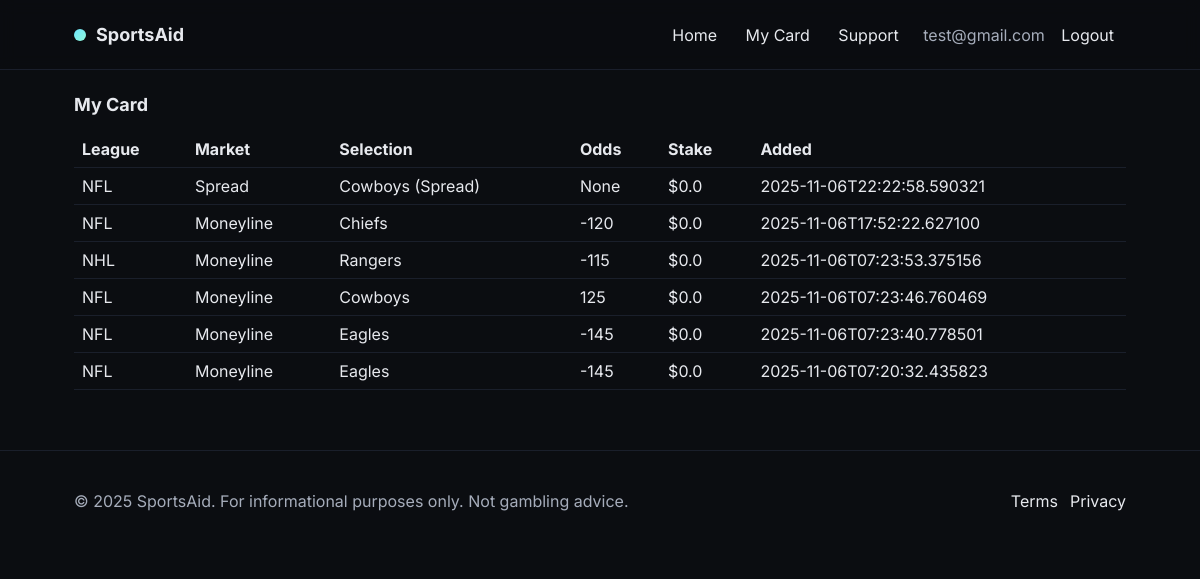
Page /my-card (signed in) on the committed database.
### tables this page shows
CREATE TABLE users (
            id INTEGER PRIMARY KEY AUTOINCREMENT,
            email TEXT UNIQUE NOT NULL,
            password_hash TEXT NOT NULL,
            created_at TEXT NOT NULL
        );

CREATE TABLE saved_picks (
        id INTEGER PRIMARY KEY AUTOINCREMENT,
        user_id INTEGER NOT NULL,
        game_id INTEGER,
        league TEXT,
        market TEXT NOT NULL,          
        selection TEXT NOT NULL,        
        odds_american INTEGER,          
        stake_cents INTEGER DEFAULT 0,  
        notes TEXT,
        created_at TEXT NOT NULL,
        FOREIGN KEY (user_id) REFERENCES users(id) ON DELETE CASCADE
    );

### app.py (the view)
@app.route("/my-card")
@login_required
def my_card():
    db = get_db()
    picks = db.execute("""
        SELECT id, league, market, selection, odds_american, stake_cents, created_at
        FROM saved_picks
        WHERE user_id = ?
        ORDER BY created_at DESC
    """, (current_user.id,)).fetchall()
    return render_template("my_card.html", picks=picks)

### app.py (called while the page is built)
def get_db():
    if "db" not in g:
        conn = sqlite3.connect(DB_PATH)
        conn.row_factory = sqlite3.Row
        g.db = conn
    return g.db

@login_manager.user_loader
def load_user(user_id):
    db = get_db()
    row = db.execute("SELECT * FROM users WHERE id = ?", (user_id,)).fetchone()
    return User(row) if row else None

@app.context_processor
def inject_globals():
    return {"current_year": datetime.utcnow().year}

### templates/my_card.html (shortened to what this page needs)
{% extends "base.html" %}
{% block content %}
  <h1 class="section-title">My Card</h1>
  {% if picks %}
    <table class="table" style="width:100%; margin-top:16px; border-collapse:collapse;">
      <thead>
        <tr>
          <th style="text-align:left; padding:8px;">League</th>
          <th style="text-align:left; padding:8px;">Market</th>
          <th style="text-align:left; padding:8px;">Selection</th>
          <th style="text-align:left; padding:8px;">Odds</th>
          <th style="text-align:left; padding:8px;">Stake</th>
          <th style="text-align:left; padding:8px;">Added</th>
        </tr>
      </thead>
      <tbody>
        {% for p in picks %}
        <tr class="panel" style="margin-bottom:6px;">
          <td style="padding:8px;">{{ p.league or '—' }}</td>
          <td style="padding:8px;">{{ p.market }}</td>
          <td style="padding:8px;">{{ p.selection }}</td>
          <td style="padding:8px;">{{ p.odds_american }}</td>
          <td style="padding:8px;">
            ${{ ((p.stake_cents or 0)/100) | round(2) }}
          </td>
          <td style="padding:8px;">{{ p.created_at }}</td>
        </tr>
        {% endfor %}
      </tbody>
    </table>
  {% else %}
    <p class="muted" style="margin-top:18px;">No picks yet. Add some from the home page.</p>
  {% endif %}
{% endblock %}

### templates/base.html (shortened to what this page needs)
<!doctype html>
<html lang="en">
<head>
  <link rel="stylesheet" href="{{ url_for('static', filename='style.css') }}">
</head>
<body>
  <header class="site-header">
    <div class="container row">
      <div class="brand">
        <div class="logo-dot" aria-hidden="true"></div>
        <a href="{{ url_for('index') }}" class="brand-title">SportsAid</a>
      </div>
      <nav class="nav">
        <a href="{{ url_for('index') }}">Home</a>
        <a href="{{ url_for('my_card') }}">My Card</a>
        <a href="{{ url_for('support') }}">Support</a>
        {% if current_user.is_authenticated %}
          <span class="muted" style="margin-left:8px;">{{ current_user.email }}</span>
          <a href="{{ url_for('logout') }}">Logout</a>
        {% else %}
          <a href="{{ url_for('login') }}">Login</a>
        {% endif %}
      </nav>
    </div>
  </header>
  <main id="main" class="container">
    {% block content %}{% endblock %}
  </main>
  <footer class="site-footer">
    <div class="container row">
      <p class="muted">© {{ current_year }} SportsAid. For informational purposes only. Not gambling advice.</p>
      <div class="footer-links">
        <a href="#">Terms</a>
        <a href="#">Privacy</a>
      </div>
    </div>
  </footer>
</body>
</html>

### static/style.css (style rules this page uses)
:root { --bg: #0b0d11; --panel: #0f1218; --muted: #a6adbb; --text: #e7e9ee; --accent: #6ee7ff; --accent-2: #90f7d8; --outline: #232838; --border: #1a1f2b; --card: #121722; --success: #24c47e; }
* { box-sizing: border-box; }
html, body { margin: 0; padding: 0; background: var(--bg); color: var(--text); font-family: Inter, system-ui, Segoe UI, Roboto, Helvetica, Arial, sans-serif; }
a { color: inherit; text-decoration: none; }
.muted { color: var(--muted); }
.container { max-width: 1100px; margin: 0 auto; padding: 24px; }
.row { display: flex; align-items: center; justify-content: space-between; gap: 16px; }
.section-title { margin: 0 0 8px; font-size: 18px; }
.site-header { position: sticky; top: 0; z-index: 10; background: rgba(11, 13, 17, 0.7); backdrop-filter: blur(8px); border-bottom: 1px solid var(--border); }
.brand { display: flex; align-items: center; gap: 10px; }
.brand-title { font-weight: 700; font-size: 18px; }
.logo-dot { width: 12px; height: 12px; border-radius: 50%; background: linear-gradient(135deg, var(--accent), var(--accent-2)); }
.nav a { padding: 10px 12px; border-radius: 10px; }
.table { width: 100%; border-collapse: separate; border-spacing: 0; }
.table th, .table td { padding: 12px; text-align: left; border-bottom: 1px solid var(--border); }
.table th:first-child, .table td:first-child { padding-left: 16px; }
.table th:last-child, .table td:last-child { padding-right: 16px; }
.site-footer { margin-top: 36px; border-top: 1px solid var(--border); }
.footer-links { display: flex; gap: 12px; }

### rows in the picture
users: email "test@gmail.com"
saved_picks: league "NFL", market "Spread", selection "Cowboys (Spread)", odds_american "None", ((p.stake_centsor0)/100)|round(2) "0.0", created_at "2025-11-06T22:22:58.590321"
saved_picks: league "NFL", market "Moneyline", selection "Chiefs", odds_american "-120", ((p.stake_centsor0)/100)|round(2) "0.0", created_at "2025-11-06T17:52:22.627100"
saved_picks: league "NHL", market "Moneyline", selection "Rangers", odds_american "-115", ((p.stake_centsor0)/100)|round(2) "0.0", created_at "2025-11-06T07:23:53.375156"
saved_picks: league "NFL", market "Moneyline", selection "Cowboys", odds_american "125", ((p.stake_centsor0)/100)|round(2) "0.0", created_at "2025-11-06T07:23:46.760469"
saved_picks: league "NFL", market "Moneyline", selection "Eagles", odds_american "-145", ((p.stake_centsor0)/100)|round(2) "0.0", created_at "2025-11-06T07:23:40.778501"
saved_picks: league "NFL", market "Moneyline", selection "Eagles", odds_american "-145", ((p.stake_centsor0)/100)|round(2) "0.0", created_at "2025-11-06T07:20:32.435823"
